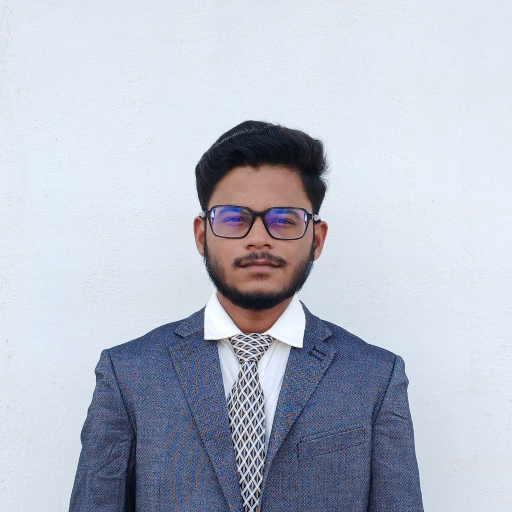
#> input picture reference/farhaan-photo.jpg, 1024 x 1024 px, found by its file name (shown at 1/2 size)
$ python refine-farhaan-portraits.py
#> lines starting #> are read from the running program, lines starting #| are printed output that depends on the picture; after the words box and inside, x2 and y2 are one past the last pixel; in counts of white or black regions, pixels touching at a corner belong together
"""
High-precision extraction for Farhaan's portraits:
1. name-cutout.webp (Section 03: moving poster cutout)
2. farhaan-portrait.webp (Section 02: intro section standing portrait frame)
"""
from PIL import Image, ImageDraw, ImageFilter
import numpy as np
import os
from collections import deque

SRC = 'reference/farhaan-photo.jpg'
OUT_CUTOUT = 'public/assets/name-cutout.webp'
OUT_PORTRAIT = 'public/assets/farhaan-portrait.webp'
OUT_AVATAR = 'public/assets/avatar.webp'

src = Image.open(SRC).convert('RGB')
#> src is the input picture: PIL image 1024x1024 RGB; mean R, G, B 183.5, 189.8, 202.7
W, H = src.size
#> W = 1024; H = 1024
print(f"Processing {SRC} ({W}x{H})")
#| Processing reference/farhaan-photo.jpg (1024x1024)

C = np.array(src).astype(np.float32)

# Analyze background vs foreground
# Background is the textured white/cream wall (mean RGB > 210, low saturation)
# Subject: Dark hair (very low RGB), blue tweed jacket (RGB ~ (70, 90, 110)), white collar, patterned tie, skin (high red/warm).

# 1. Flood fill from boundary seeds
SENT = (255, 0, 255)
f = src.copy()
px = f.load()

# Boundary seeds with smart color thresholding
for x in range(0, W, 8):
    for y in (0, 1, 2, H - 3, H - 2, H - 1):
        c = px[x, y]
        if c != SENT:
            # check if backdrop-like
            if min(c) > 170 and max(c) - min(c) < 35:
                ImageDraw.floodfill(f, (x, y), SENT, thresh=24)
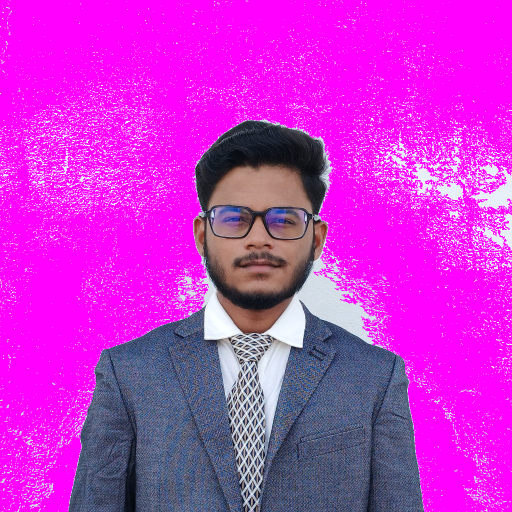
#> f: PIL image 1024x1024 RGB (shown at 1/2 size); mean R, G, B 202.6, 47.8, 210.9

for y in range(0, H, 8):
    for x in (0, 1, 2, W - 3, W - 2, W - 1):
        c = px[x, y]
        if c != SENT:
            if min(c) > 170 and max(c) - min(c) < 35:
                ImageDraw.floodfill(f, (x, y), SENT, thresh=24)

bg_flood = np.all(np.array(f) == np.array(SENT), axis=2)
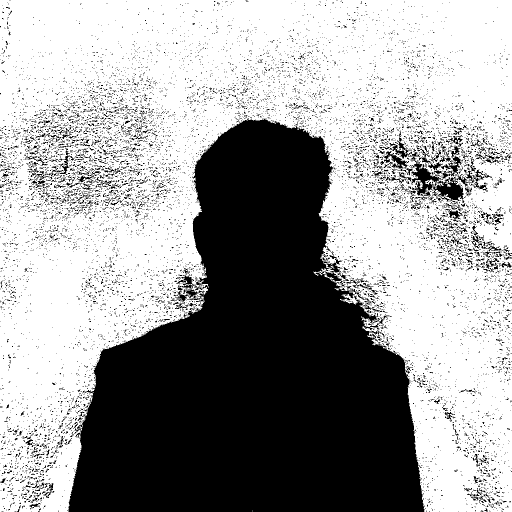
#> bg_flood: shape (1024, 1024) bool (shown at 1/2 size); 61.7% white; 10722 black regions (10330 under 20 px), largest, box (x1, y1, x2, y2) and area: (137, 236, 849, 1024) 345040, (821, 321, 886, 391) 1695, (865, 354, 928, 403) 1551

# 2. Refined backdrop mask
neutral_bg = (C.max(2) - C.min(2)) < 30
#> neutral_bg: shape (1024, 1024) bool; 78.4% white; 187 black regions (100 under 20 px), largest, box (x1, y1, x2, y2) and area: (136, 613, 491, 1024) 89379, (514, 610, 848, 1024) 85729, (412, 432, 626, 588) 19054
bright_bg = (C.min(2) > 195) & neutral_bg
#> bright_bg: shape (1024, 1024) bool; 70.5% white; 157 black regions (156 under 20 px), largest, box (x1, y1, x2, y2) and area: (136, 239, 849, 1024) 308707

# Expand flood into bright neutral backdrop regions connected to exterior
def dil(m, r):
#> called with r = 30
    for _ in range(r):
        o = m.copy()
        o[1:, :] |= m[:-1, :]; o[:-1, :] |= m[1:, :]
        o[:, 1:] |= m[:, :-1]; o[:, :-1] |= m[:, 1:]
        m = o
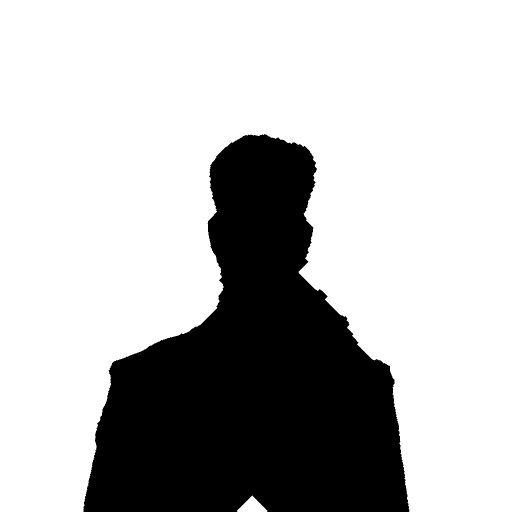
#> o: shape (1024, 1024) bool (shown at 1/2 size); 72.9% white; 1 black region, box (x1, y1, x2, y2) and area: (167, 268, 819, 1024) 283698
    return m

def ero(m, r): return ~dil(~m, r)

# Combine flood with bright backdrop that is connected within 30px of exterior flood
bg_mask = bg_flood | (bright_bg & dil(bg_flood, 30))
#> bg_mask: shape (1024, 1024) bool; 68.3% white; 125 black regions (124 under 20 px), largest, box (x1, y1, x2, y2) and area: (137, 239, 849, 1024) 331764

# 3. Guard subject regions (protect hair, jacket, collar)
# Jacket has blue/grey texture (R < 160 or (G-R > 5 and B-R > 5))
# Hair has R < 90, G < 90, B < 90
# Skin has R > G > B
is_hair = (C[:, :, 0] < 95) & (C[:, :, 1] < 95) & (C[:, :, 2] < 95)
#> is_hair: shape (1024, 1024) bool; 9.3% white; 8782 white regions (8504 under 20 px), largest, box (x1, y1, x2, y2) and area: (391, 241, 653, 625) 34240, (184, 710, 283, 1024) 9088, (519, 790, 729, 1024) 7313
is_jacket = (C[:, :, 0] < 160) & (C[:, :, 1] < 160)
#> is_jacket: shape (1024, 1024) bool; 25.6% white; 231 white regions (180 under 20 px), largest, box (x1, y1, x2, y2) and area: (137, 241, 848, 1024) 262265, (487, 543, 548, 563) 874, (511, 805, 531, 872) 298
is_skin = (C[:, :, 0] > 110) & (C[:, :, 0] > C[:, :, 2] + 15)
#> is_skin: shape (1024, 1024) bool; 4% white; 116 white regions (104 under 20 px), largest, box (x1, y1, x2, y2) and area: (412, 434, 626, 586) 17418, (416, 330, 625, 426) 13574, (434, 581, 583, 665) 4521

subject_core = is_hair | is_jacket | is_skin
#> subject_core: shape (1024, 1024) bool; 28.2% white; 179 white regions (130 under 20 px), largest, box (x1, y1, x2, y2) and area: (137, 241, 848, 1024) 289542, (511, 805, 531, 872) 306, (499, 744, 518, 779) 217
bg_mask = bg_mask & ~subject_core
#> bg_mask: shape (1024, 1024) bool; 68.3% white; 125 black regions (124 under 20 px), largest, box (x1, y1, x2, y2) and area: (137, 239, 849, 1024) 331765

# 4. Generate pristine matte
inner = ero(~bg_mask, 2)
#> in ero, `def ero(m, r): return ~dil(~m, r)`: returned value: shape (1024, 1024) bool; 31.2% white; 4 white regions (2 under 20 px), largest, box (x1, y1, x2, y2) and area: (139, 242, 847, 1024) 326608, (497, 996, 510, 1014) 137
outer = dil(~bg_mask, 2)
band = outer & ~inner
#> band: shape (1024, 1024) bool; 1.1% white; 99 white regions (76 under 20 px), largest, box (x1, y1, x2, y2) and area: (135, 237, 851, 1024) 9158, (486, 990, 519, 1024) 465, (421, 421, 428, 436) 71

dist = np.abs(C - 240.0).max(2)
alpha = np.where(inner, 1.0, 0.0)
alpha[band] = np.clip(dist[band] / 60.0, 0.0, 1.0)
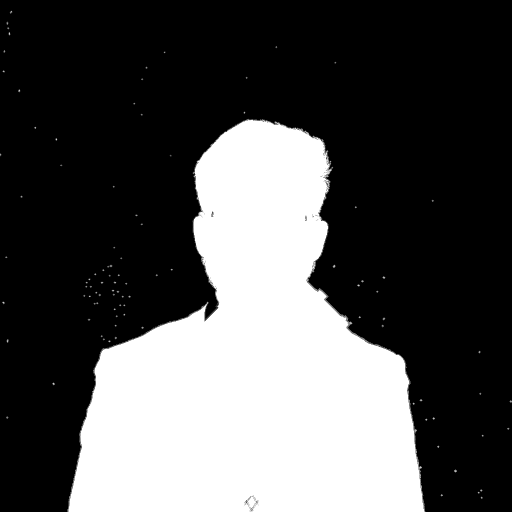
#> alpha: shape (1024, 1024) float64 (shown at 1/2 size); min 0, max 1, mean 0.319
alpha[~outer] = 0.0

# 5. Connected component filter on body (keep only the main human body, remove any loose floating noise)
solid = alpha > 0.15
#> solid: shape (1024, 1024) bool; 32.2% white; 94 white regions (76 under 20 px), largest, box (x1, y1, x2, y2) and area: (135, 237, 851, 1024) 336449, (214, 529, 225, 536) 37, (13, 678, 18, 686) 28
labeled = np.zeros_like(solid, dtype=int)
component_id = 1
components = {}

# BFS for largest connected component
visited = np.zeros_like(solid, dtype=bool)
for y in range(H):
    for x in range(W):
        if solid[y, x] and not visited[y, x]:
            q = deque([(y, x)])
            visited[y, x] = True
            size = 0
            pixels = []
            while q:
                cy, cx = q.popleft()
                size += 1
                pixels.append((cy, cx))
                for ny, nx in ((cy+1, cx), (cy-1, cx), (cy, cx+1), (cy, cx-1)):
                    if 0 <= ny < H and 0 <= nx < W and solid[ny, nx] and not visited[ny, nx]:
                        visited[ny, nx] = True
                        q.append((ny, nx))
            components[component_id] = (size, pixels)
            component_id += 1
#> after the loop, component_id = 106

if components:
    largest_id = max(components.keys(), key=lambda k: components[k][0])
#> largest_id = 17
    main_body_mask = np.zeros_like(solid, dtype=bool)
    for cy, cx in components[largest_id][1]:
        main_body_mask[cy, cx] = True
#> main_body_mask: shape (1024, 1024) bool; 32.1% white; 1 white region, box (x1, y1, x2, y2) and area: (135, 237, 851, 1024) 336423

    # Strictly zero out anything not in main body
    alpha = np.where(main_body_mask, alpha, 0.0)

# Fill holes inside body
holes = alpha < 0.2
#> holes: shape (1024, 1024) bool; 67.9% white; 2 black regions (1 under 20 px), largest, box (x1, y1, x2, y2) and area: (135, 238, 851, 1024) 336269
seen = np.zeros_like(holes)
q = deque()
for x in range(W):
    for y in (0, H - 1):
        if holes[y, x] and not seen[y, x]:
            seen[y, x] = True; q.append((y, x))
#> seen: shape (1024, 1024) bool; 0.13% white in thin lines or dots
for y in range(H):
    for x in (0, W - 1):
        if holes[y, x] and not seen[y, x]:
            seen[y, x] = True; q.append((y, x))
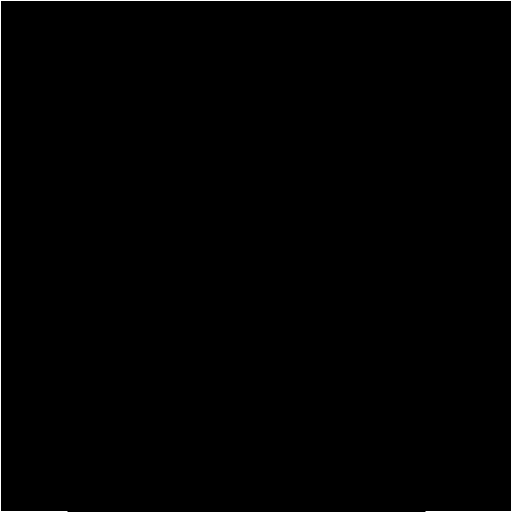
#> seen: shape (1024, 1024) bool (shown at 1/2 size); 0.32% white in thin lines or dots
while q:
    y, x = q.popleft()
    for ny, nx in ((y+1,x),(y-1,x),(y,x+1),(y,x-1)):
        if 0 <= ny < H and 0 <= nx < W and holes[ny, nx] and not seen[ny, nx]:
            seen[ny, nx] = True; q.append((ny, nx))
#> seen: shape (1024, 1024) bool; 67.9% white; 2 black regions (1 under 20 px), largest, box (x1, y1, x2, y2) and area: (135, 238, 851, 1024) 336367

enclosed = holes & ~seen
#> enclosed: shape (1024, 1024) bool; 0.01% white in thin lines or dots, all inside (x1, y1, x2, y2) = (387, 239, 660, 1017)
alpha = np.where(enclosed, 1.0, alpha)

# HARD CLAMP: absolutely NO non-zero alpha noise in background (< 0.05 -> 0.0)
alpha = np.where(alpha < 0.05, 0.0, alpha)

# Despill against white/cream backdrop
BACKDROP = np.array([238.0, 238.0, 238.0])
a3 = np.dstack([alpha] * 3)
F = np.clip(np.where(a3 > 0.02, (C - (1.0 - a3) * BACKDROP) / np.maximum(a3, 0.02), C), 0, 255)

# Build RGBA image
rgba = np.dstack([F, alpha * 255]).astype(np.uint8)
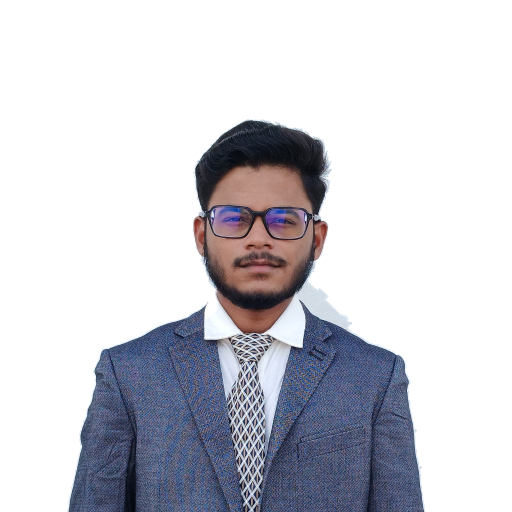
#> rgba: shape (1024, 1024, 4) (shown at 1/2 size); mean of channels 0, 1, 2, 3 183.4, 189.7, 202.6, 81.1; transparent parts drawn white
img_full = Image.fromarray(rgba, 'RGBA')

# 1. Save Section 02 Frame Portrait (Full framing 540x720 / aspect ~144:335)
portrait_img = img_full.copy()
bbox = portrait_img.split()[3].getbbox()
#> bbox = (135, 237, 851, 1024)
if bbox:
    cropped = portrait_img.crop(bbox)
    # Give a tiny padding around shoulders/hair
    pad_w = 40
    new_w = cropped.width + pad_w * 2
#> new_w = 796
    new_h = int(new_w * (1000 / 600))
#> new_h = 1326
    canvas = Image.new('RGBA', (new_w, new_h), (0, 0, 0, 0))
#> canvas: PIL image 796x1326 RGBA; every value is 0
    # Place subject anchored toward bottom
    paste_y = max(0, new_h - cropped.height - 20)
#> paste_y = 519
    canvas.paste(cropped, (pad_w, paste_y), cropped)
    canvas.save(OUT_PORTRAIT, quality=94, method=6)
    print(f"Saved {OUT_PORTRAIT} {canvas.size}")
#| Saved public/assets/farhaan-portrait.webp (796, 1326)

# 2. Save Section 03 Name Cutout (tight bounding box)
if bbox:
    cutout_cropped = img_full.crop(bbox)
    cutout_cropped.save(OUT_CUTOUT, quality=94, method=6)
    print(f"Saved {OUT_CUTOUT} {cutout_cropped.size} (aspect {cutout_cropped.width/cutout_cropped.height:.3f})")
#| Saved public/assets/name-cutout.webp (716, 787) (aspect 0.910)

# 3. Save Avatar (256x256)
head_size = int(min(W, H) * 0.52)
#> head_size = 532
cx, cy = int(W * 0.505), int(H * 0.38)
#> cx = 517; cy = 389
av_left = max(0, cx - head_size // 2)
#> av_left = 251
av_top = max(0, cy - head_size // 2)
#> av_top = 123
av_crop = src.crop((av_left, av_top, av_left + head_size, av_top + head_size)).resize((256, 256), Image.LANCZOS)
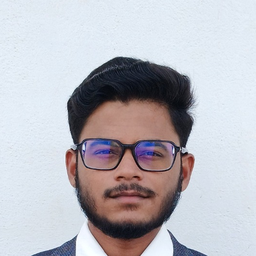
#> av_crop: PIL image 256x256 RGB; mean R, G, B 186.2, 185.2, 191.9
av_crop.save(OUT_AVATAR, quality=94, method=6)
print(f"Saved {OUT_AVATAR} 256x256")
